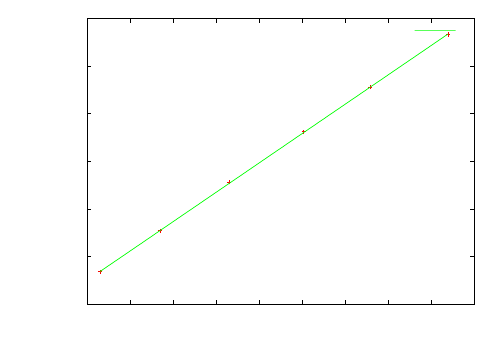

Reproduce this figure in gnuplot.
#!/usr/bin/gnuplot -persist
set term epslatex color solid
set output 'qa-qt-o.tex'
set format '$%g$'
set xlabel '$Q_T$, (cm$^3$/s)'
set ylabel '$Q_A$, (cm$^3$/s)'
set style line 1 lt 1 pt 1 ps 1 lw 2
set style line 2 lt 2 pt 2 ps 1 lw 2
set style line 3 lt 3 pt 3 ps 1 lw 2
set style line 4 lt 4 pt 4 ps 1 lw 2
set style line 5 lt 5 pt 5 ps 1 lw 2
set style line 6 lt 7 pt 7 ps 1 lw 2
set style line 7 lt 8 pt 8 ps 1 lw 2
set style line 8 lt 9 pt 9 ps 1 lw 2
set style line 9 lt 10 pt 10 ps 1 lw 2
set style line 10 lt 11 pt 11 ps 1 lw 2
plot 'results-table.dat' u 4:2 notitle w p ls 1, \
     0.6160*x-9.829 t '$y=0.6160x-9.829 \quad R^2=0.9999$' w l ls 2
